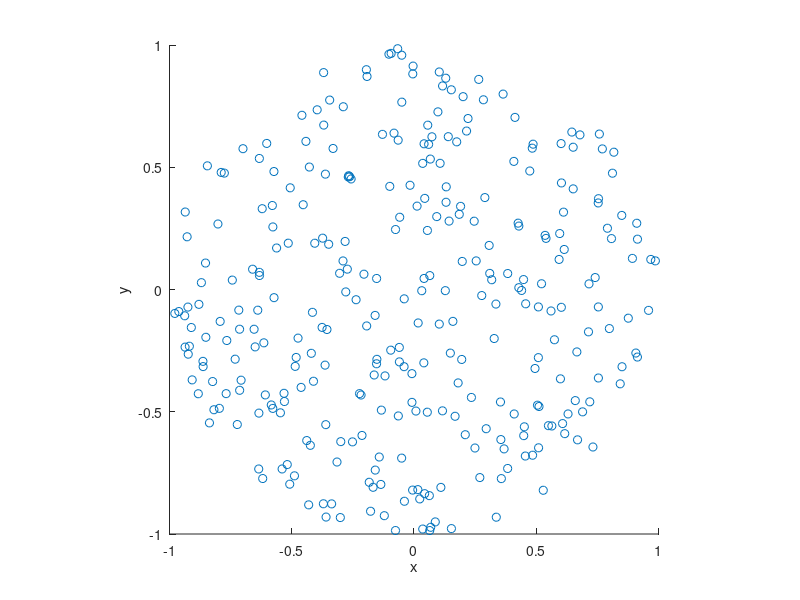

The MATLAB source for this figure:
% Simulate a Poisson point process on a disk.
% Author: H. Paul Keeler, 2018.
% Website: hpaulkeeler.com
% Repository: github.com/hpaulkeeler/posts
% For more details, see the post:
% hpaulkeeler.com/simulating-a-poisson-point-process-on-a-disk/

%Simulation window parameters
r=1; %radius of disk
xx0=0; yy0=0; %centre of disk
areaTotal=pi*r^2; %area of disk
 
%Point process parameters
lambda=100; %intensity (ie mean density) of the Poisson process
 
%Simulate Poisson point process
numbPoints=poissrnd(areaTotal*lambda);%Poisson number of points
theta=2*pi*(rand(numbPoints,1)); %angular coordinates
rho=r*sqrt(rand(numbPoints,1)); %radial coordinates

%Convert from polar to Cartesian coordinates
[xx,yy]=pol2cart(theta,rho); %x/y coordinates of Poisson points

%Shift centre of disk to (xx0,yy0)
xx=xx+xx0;
yy=yy+yy0;
 
%Plotting
scatter(xx,yy);
xlabel('x');ylabel('y');
axis square;
